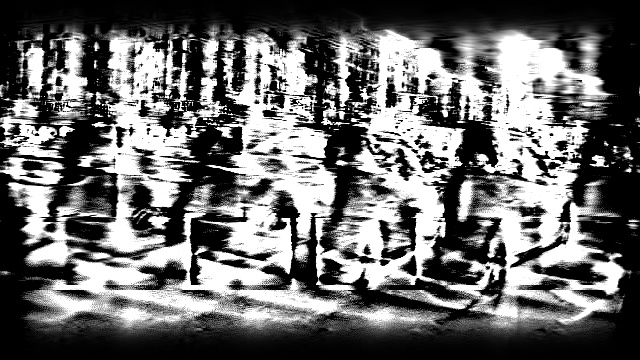
//> input picture Opencv_C++/result.jpg, 640 x 360 px, given in place of Original_real.jpeg, which was not available
$ ./Out-of-focus_image_debluring_   (built with g++ and OpenCV 4)
//> lines starting //> are read from the running program, lines starting //| are printed output that depends on the picture; after the words box and inside, x2 and y2 are one past the last pixel; in counts of white or black regions, pixels touching at a corner belong together; pictures that were not available may be replaced by others from this repository, and a replacement may not be noted
#include <opencv4/opencv2/core/core.hpp>
#include <opencv4/opencv2/imgproc/imgproc.hpp>
#include <opencv4/opencv2/highgui/highgui.hpp>
#include <opencv4/opencv2/highgui.hpp>
#include <iostream>

void help();
void calcPSF(cv::Mat& outputImg, cv::Size filterSize, int R);
void fftshift(const cv::Mat& inputImg, cv::Mat& outputImg);
void filter2DFreq(const cv::Mat& inputImg, cv::Mat& outputImg, const cv::Mat& H);
void calcWnrFilter(const cv::Mat& input_h_PSF, cv::Mat& output_G, double nsr);

const cv::String keys =
"{help h usage ? |             | print this message   }"
"{image          |original.JPG | input image name     }"
"{R              |53           | radius               }"
"{SNR            |5200         | signal to noise ratio}"
;

int main(int argc, char *argv[])
{
    int R = 53;
    int snr = 5200;
    cv::Mat imgIn;
    imgIn = cv::imread("/home/minhhoang/Code C++/OpenCV_inter/Opencv_C++/img_test/Original_real.jpeg", cv::IMREAD_GRAYSCALE);
//> imgIn is the input picture: 360 rows x 640 cols, CV_8UC1; min 0, max 255, mean 106.7
    cv::Mat imgOut;
    cv::namedWindow("cimIgn",cv::WINDOW_NORMAL);
    cv::resizeWindow("cimIgn",cv::Size(1200,800));
    cv::imshow("cimIgn", imgIn);
//! [main]
    // it needs to process even image only

    cv::Rect roi = cv::Rect(0, 0, imgIn.cols & -2, imgIn.rows & -2);
//> roi = Rect(0, 0, 640, 360)

    //Hw calculation (start)
    cv::Mat Hw, h;
    calcPSF(h, roi.size(), R);
    cv::imshow("calcPSF.jpg", h);
    calcWnrFilter(h, Hw, 1.0 / double(snr));
    //imshow("calcWnrFilter.jpg", Hw);
    //Hw calculation (stop)
    // filtering (start)
    filter2DFreq(imgIn(roi), imgOut, Hw);
    //imshow("filter2DFreq.jpg", imgOut);
    // filtering (stop)
//! [main]
    //imshow("result.jpg", imgOut);
    imgOut.convertTo(imgOut, CV_8U);
    //imgOut.copyTo(imgIn);
    //imshow("imgin",imgIn);
    normalize(imgOut, imgOut, 0, 255, cv::NORM_MINMAX);
    cv::namedWindow("result.jpg",cv::WINDOW_NORMAL);
    cv::resizeWindow("result.jpg",cv::Size(1200,800));
    imshow("result.jpg", imgOut);
    cv::waitKey();
    return 0;
}
//! [calcPSF]
void calcPSF(cv::Mat& outputImg, cv::Size filterSize, int R)
{
//> called with filterSize = Size(640, 360), R = 53
    cv::Mat h(filterSize, CV_32F, cv::Scalar(0));
    cv::Point point(filterSize.width / 2, filterSize.height / 2);
//> point = Point(320, 180)
    cv::circle(h, point, R, 255, -1, 8);
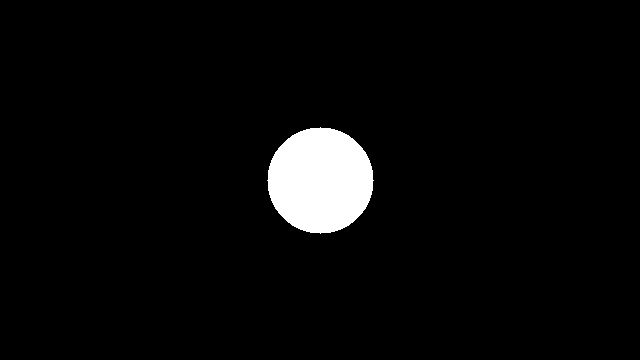
//> h: 360 rows x 640 cols, CV_32FC1; 3.8% white; 1 white region, box (x1, y1, x2, y2) and area: (267, 127, 374, 234) 8809
    cv::Scalar summa = sum(h);
//> summa = Scalar(2246295)
    outputImg = h / summa[0];
}
//! [calcPSF]

//! [fftshift]
void fftshift(const cv::Mat& inputImg, cv::Mat& outputImg)
{
    outputImg = inputImg.clone();
    int cx = outputImg.cols / 2;
//> cx = 320
    int cy = outputImg.rows / 2;
//> cy = 180
    cv::Mat q0(outputImg, cv::Rect(0, 0, cx, cy));
    cv::Mat q1(outputImg, cv::Rect(cx, 0, cx, cy));
    cv::Mat q2(outputImg, cv::Rect(0, cy, cx, cy));
    cv::Mat q3(outputImg, cv::Rect(cx, cy, cx, cy));
    cv::Mat tmp;
    q0.copyTo(tmp);
    q3.copyTo(q0);
    tmp.copyTo(q3);
    q1.copyTo(tmp);
    q2.copyTo(q1);
    tmp.copyTo(q2);
}
//! [fftshift]

//! [filter2DFreq]
void filter2DFreq(const cv::Mat& inputImg, cv::Mat& outputImg, const cv::Mat& H)
{
    cv::Mat planes[2] = { cv::Mat_<float>(inputImg.clone()), cv::Mat::zeros(inputImg.size(), CV_32F) };
//> planes[1]: 360 rows x 640 cols, CV_32FC1; every value is 0
    cv::Mat complexI;
    merge(planes, 2, complexI);
    dft(complexI, complexI, cv::DFT_SCALE);

    cv::Mat planesH[2] = { cv::Mat_<float>(H.clone()), cv::Mat::zeros(H.size(), CV_32F) };
    cv::Mat complexH;
    cv::merge(planesH, 2, complexH);
    cv::Mat complexIH;
    mulSpectrums(complexI, complexH, complexIH, 0);

    idft(complexIH, complexIH);
    split(complexIH, planes);
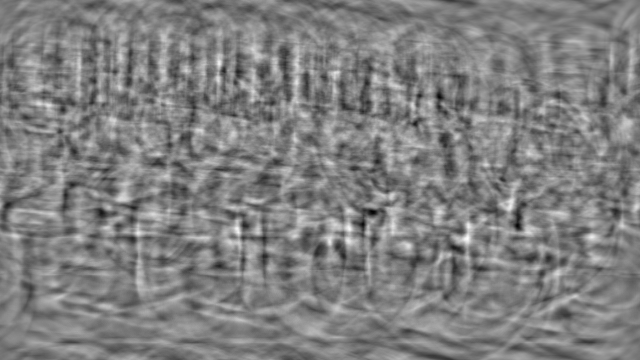
//> planes[0]: 360 rows x 640 cols, CV_32FC1; min -10089.2, max 10217.9, mean 106.7; drawn with min black and max white
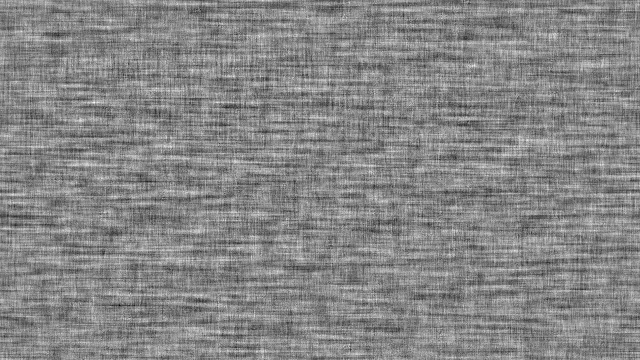
//> planes[1]: 360 rows x 640 cols, CV_32FC1; min -0.00195, max 0.00176, mean 2.59e-13; drawn with min black and max white
//> in main, `imgOut.convertTo(imgOut, CV_8U);`:
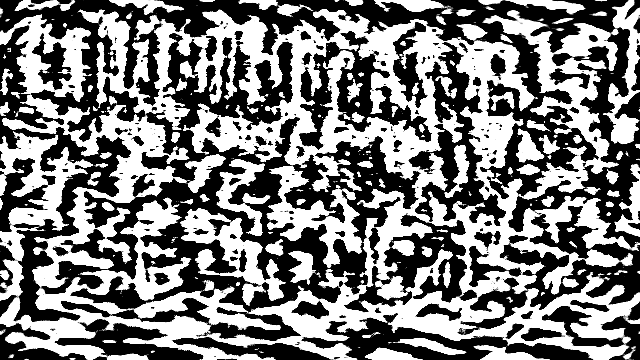
//> imgOut: 360 rows x 640 cols, CV_8UC1; min 0, max 255, mean 126
    outputImg = planes[0];
}
//! [filter2DFreq]

//! [calcWnrFilter]
void calcWnrFilter(const cv::Mat& input_h_PSF, cv::Mat& output_G, double nsr)
{
    cv::Mat h_PSF_shifted;
    fftshift(input_h_PSF, h_PSF_shifted);
    cv::Mat planes[2] = { cv::Mat_<float>(h_PSF_shifted.clone()), cv::Mat::zeros(h_PSF_shifted.size(), CV_32F) };
    cv::Mat complexI;
    merge(planes, 2, complexI);
    dft(complexI, complexI);
    split(complexI, planes);
    cv::Mat denom;
    pow(abs(planes[0]), 2, denom);
    denom += nsr;
    divide(planes[0], denom, output_G);
}
//! [calcWnrFilter]
